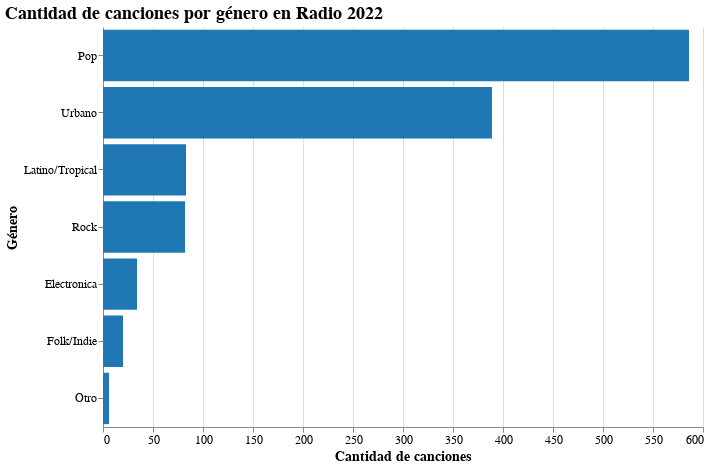

The notebook cell this image was saved under:
### Code cell
import pandas as pd
import altair as alt

# Leer el archivo CSV con (;)
df = pd.read_csv('Radio2022Listo.csv', sep=';', encoding='latin1')

# Limpiar nombres de columnas
df.columns = df.columns.str.strip().str.lower()

# Para contar géneros
genero_counts = df['genero'].value_counts().reset_index()
genero_counts.columns = ['genero', 'cantidad']

# Crear gráfico
chart = alt.Chart(genero_counts).mark_bar(color='#1f77b4').encode(
    x=alt.X('cantidad:Q', title='Cantidad de canciones'),
    y=alt.Y('genero:N', sort='-x', title='Género'),
    tooltip=['genero:N', 'cantidad:Q']
).properties(
    width=600,
    height=400,
    title='Cantidad de canciones por género en Radio 2022'
).configure_axis(
    labelFontSize=12,
    titleFontSize=14
).configure_title(
    fontSize=18,
    anchor='start'
).configure_view(
    stroke=None
)

# Guardar como HTML
chart.save('genero_radio_2022.html')

# Mostrar el gráfico
chart

### Figure 1 — Vega-Lite specification as saved in the notebook (floating-point values rounded to 4 significant figures)
{"config": {"view": {"continuousWidth": 300, "continuousHeight": 300, "stroke": null}, "axis": {"labelFontSize": 12, "titleFontSize": 14}, "title": {"anchor": "start", "fontSize": 18}}, "data": {"name": "data-79787b9d597d53957370f1a53a730a52"}, "mark": {"type": "bar", "color": "#1f77b4"}, "encoding": {"tooltip": [{"field": "genero", "type": "nominal"}, {"field": "cantidad", "type": "quantitative"}], "x": {"field": "cantidad", "title": "Cantidad de canciones", "type": "quantitative"}, "y": {"field": "genero", "sort": "-x", "title": "Género", "type": "nominal"}}, "height": 400, "title": "Cantidad de canciones por género en Radio 2022", "width": 600, "$schema": "https://vega.github.io/schema/vega-lite/v5.20.1.json", "datasets": {"data-79787b9d597d53957370f1a53a730a52": [{"genero": "Pop", "cantidad": 586}, {"genero": "Urbano", "cantidad": 389}, {"genero": "Latino/Tropical", "cantidad": 83}, {"genero": "Rock", "cantidad": 82}, {"genero": "Electronica", "cantidad": 34}, {"genero": "Folk/Indie", "cantidad": 20}, {"genero": "Otro", "cantidad": 6}]}}
